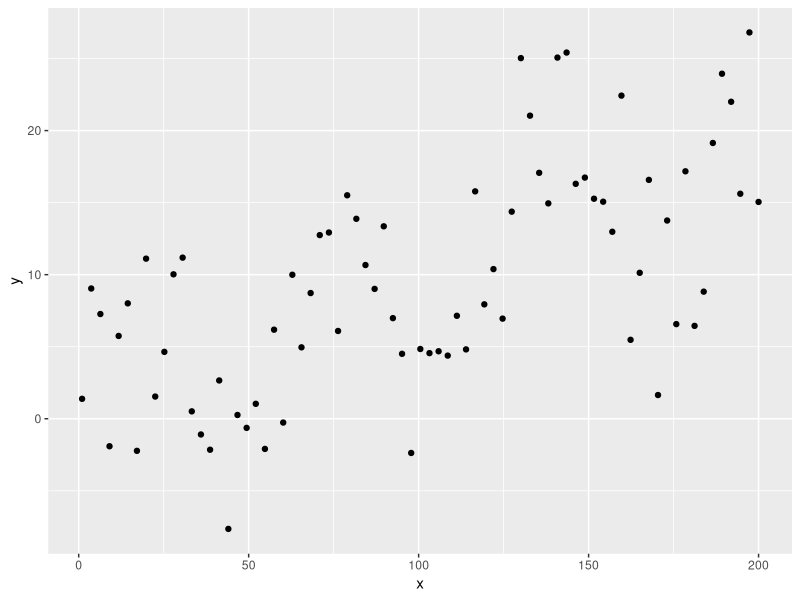

This chart was generated by the following R code: (Note: this script raises an error after producing the figure.)
library(ggplot2)
set.seed(1234567)
n_sample <- 75
sd <- 5
x <- seq(1,200,length.out=75)
y_true <- 5*sin(x/10)+.1*x
y <- y_true+ sd * rnorm(n_sample)
pplot <- ggplot(data=data.frame(x=x,y=y), aes(x=x,y=y))
pplot + layer( mapping = NULL,   position = "identity",   stat="identity",   geom = "point") +labs(x = "x",y="y")




bandwidths_classical <- c(seq(1,100,length.out=1000),seq(101,10000,length.out=200))
classical_tuning <- bandwidth_selection(x=x,y_true=y_true,sd=sd,learner=classical_kernel_regression,bandwidths=bandwidths_classical,n_rep=1000)
bw_classical <- bandwidths_classical[which.min(classical_tuning$mses)]
#[1] 13.54955

mse_classical <- classical_tuning$mses[which.min(classical_tuning$mses)]
#[1] 1.612067

pplot <- ggplot(data=data.frame(x=bandwidths,y=idempotent_tuning$mses), aes(x=x,y=y))
pplot + layer( mapping = NULL,   position = "identity",   stat="identity",   geom = "point") +labs(x = "bandwidth",y="MSE")

classical_result <- classical_kernel_regression(x=x,y=y,bandwidth=bw_classical)

pplot <- ggplot(data=data.frame(x=x,y=y), aes(x=x,y=y))
pplot + layer( mapping = NULL,   position = "identity",   stat="identity",   geom = "point") +labs(x = "x",y="y") + layer( mapping = NULL,  data=data.frame(x=x,y=classical_result$fitted), position = "identity",   stat="identity",   geom = "line") + layer( mapping = NULL,   position = "identity",   stat="identity",   geom = "point") +labs(x = "x",y="y") + layer( mapping = NULL,  data=data.frame(x=x,y=idempotent_result$fitted), position = "identity",   stat="identity",   geom = "line")



## idempotent kernel regression

bandwidths_idempotent  <- c(seq(1,1000,length.out=500),seq(1001,10000,length.out=100))
idempotent_tuning <- bandwidth_selection(x=x,y_true=y_true,sd=sd,learner=idempotent_kernel_regression,bandwidths=bandwidths_idempotent,n_rep=1000)
bw_idempotent <- bandwidths_idempotent[which.min(idempotent_tuning$mses)]
idempotent_result <- idempotent_kernel_regression(x=x,y=y,bandwidth=bw_idempotent)
mse_idempotent <- idempotent_tuning$mses[which.min(idempotent_tuning$mses)]
mse_idempotent

saveRDS(idempotent_tuning,"idempotent_tuning.RDS")
saveRDS(classical_tuning,"classical_tuning.RDS")
##Plots


pplot <- ggplot(data=data.frame(x=x,y=y), aes(x=x,y=y))
pplot  + layer( mapping = NULL,   position = "identity",   stat="identity",geom = "point") +labs(x = "x",y="y") + layer( mapping = NULL,  data=data.frame(x=x,y=y_true), aes(color = "darkgreen",lwd=.8),position = "identity",   stat="identity",   geom = "line")


pplot <- ggplot(data=data.frame(x=x,y=y), aes(x=x,y=y))
pplot  + layer( mapping = NULL,   position = "identity",   stat="identity",geom = "point") +labs(x = "x",y="y") + layer( mapping = NULL,  data=data.frame(x=x,y=y_true), aes(color = "darkgreen",lwd=.8),position = "identity",   stat="identity",   geom = "line") + layer( mapping = NULL,  data=data.frame(x=x,y=classical_result$fitted), aes(color = "black",lwd=.8),position = "identity",   stat="identity",   geom = "line")
for(k in (1:100)){classical_result <- classical_kernel_regression(x=x,y=classical_result$fitted,bandwidth=bw_classical)}
#


# Spiky kernel
x_new <- c(x,x+10^-6,x-10^-6)
y_new <- c(y_fitted,classical_result$fitted,classical_result$fitted)
y_new <- c(y,y_fitted,y_fitted)
o <- order(x_new)
pplot <- ggplot(data=data.frame(x=x,y=y), aes(x=x,y=y))
pplot  + layer( mapping = NULL,   position = "identity",   stat="identity",geom = "point") +labs(x = "x",y="y") + layer( mapping = NULL,  data=data.frame(x=x_new[o],y=y_new[o]), aes(color = "black",lwd=.4),position = "identity",   stat="identity",   geom = "line")

#  layer( mapping = NULL,   position = "identity",   stat="identity",geom = "point") +labs(x = "x",y="y")
#+ layer( mapping = NULL,  data=data.frame(x=x,y=y_true), aes(color = "darkgreen"",lwd=.8),position = "identity",   stat="identity",   geom = "line")

#+ layer( mapping = NULL,   position = "identity",   stat="identity",   geom = "point") +labs(x = "x",y="y")+layer( mapping = NULL,  data=data.frame(x=x,y=idempotent_result$fitted), aes(color = "darkblue",lwd=.8),position = "identity",   stat="identity",   geom = "line") #+ geom_line(color='darkblue')


pplot <- ggplot(data=data.frame(x=x,y=y), aes(x=x,y=y))
pplot + layer( mapping = NULL,   position = "identity",   stat="identity",geom = "point") +labs(x = "x",y="y") + layer( mapping = NULL,  data=data.frame(x=x,y=classical_result$fitted), aes(color = "black",lwd=.8),position = "identity",   stat="identity",   geom = "line") + layer( mapping = NULL,   position = "identity",   stat="identity",   geom = "point") +labs(x = "x",y="y")+layer( mapping = NULL,  data=data.frame(x=x,y=idempotent_result$fitted), aes(color = "darkblue",lwd=.8),position = "identity",   stat="identity",   geom = "line") #+ geom_line(color='darkblue')


pplot <- ggplot(data=data.frame(x=x,y=y), aes(x=x,y=y))
pplot + layer( aes(color = "black",lwd=.8),mapping = NULL,   data=data.frame(x=log2(bandwidths_classical),y=classical_tuning$mses), position = "identity",   stat="identity",geom = "line") +labs(x = "log2(bandwidth)",y="MSE") + layer( mapping = NULL,  data=data.frame(x=log2(bandwidths_idempotent),y=idempotent_tuning$mses), aes(color = "darkblue",lwd=.8),position = "identity",   stat="identity",   geom = "line")


#+ layer( mapping = NULL,   position = "identity",   stat="identity",   geom = "point") +labs(x = "log2(bandwidth",y="MSE")+layer( mapping = NULL,  data=data.frame(x=x,y=idempotent_tuning$mses), position = "identity",   stat="identity",   geom = "line") #+ geom_line(color='darkblue')

# Notizen:
# wahre Kurve einzeichnen?
# Plots: kernelregression mit GIB, mit non-greedy ib, MSE Kurven



# spiky indicator kernel

library(ggplot2)
set.seed(1234567)
n_sample <- 75
sd <- 5
x <- seq(1,200,length.out=75)
y_true <- (sin(x/10)+1)/4 +.2
y <- runif(75) <= y_true
y <- y*1


classical_result <- classical_kernel_regression(x=x,y=y,bandwidth=bw_classical)
y_fitted <- (classical_result$fitted) >=0.5
y_fitted=1*y_fitted
#lines(x,classical_result$fitted>=0.5,col="red")
#y <- y_true+ sd * rnorm(n_sample)
pplot <- ggplot(data=data.frame(x=x,y=y), aes(x=x,y=y),aes(color="grey"))
pplot  + layer( mapping = NULL,   position = "identity",   stat="identity",geom = "point") +labs(x = "x",y="y") + layer( mapping = NULL,   position = "identity",   stat="identity",geom = "line",data=data.frame(x=x,y=y_true)) +labs(x = "x",y="y")+ layer( mapping = NULL,  data=data.frame(x=x,y=y_fitted), aes(color = "darkblue",lwd=1.2),position = "identity",   stat="identity",   geom = "line")
